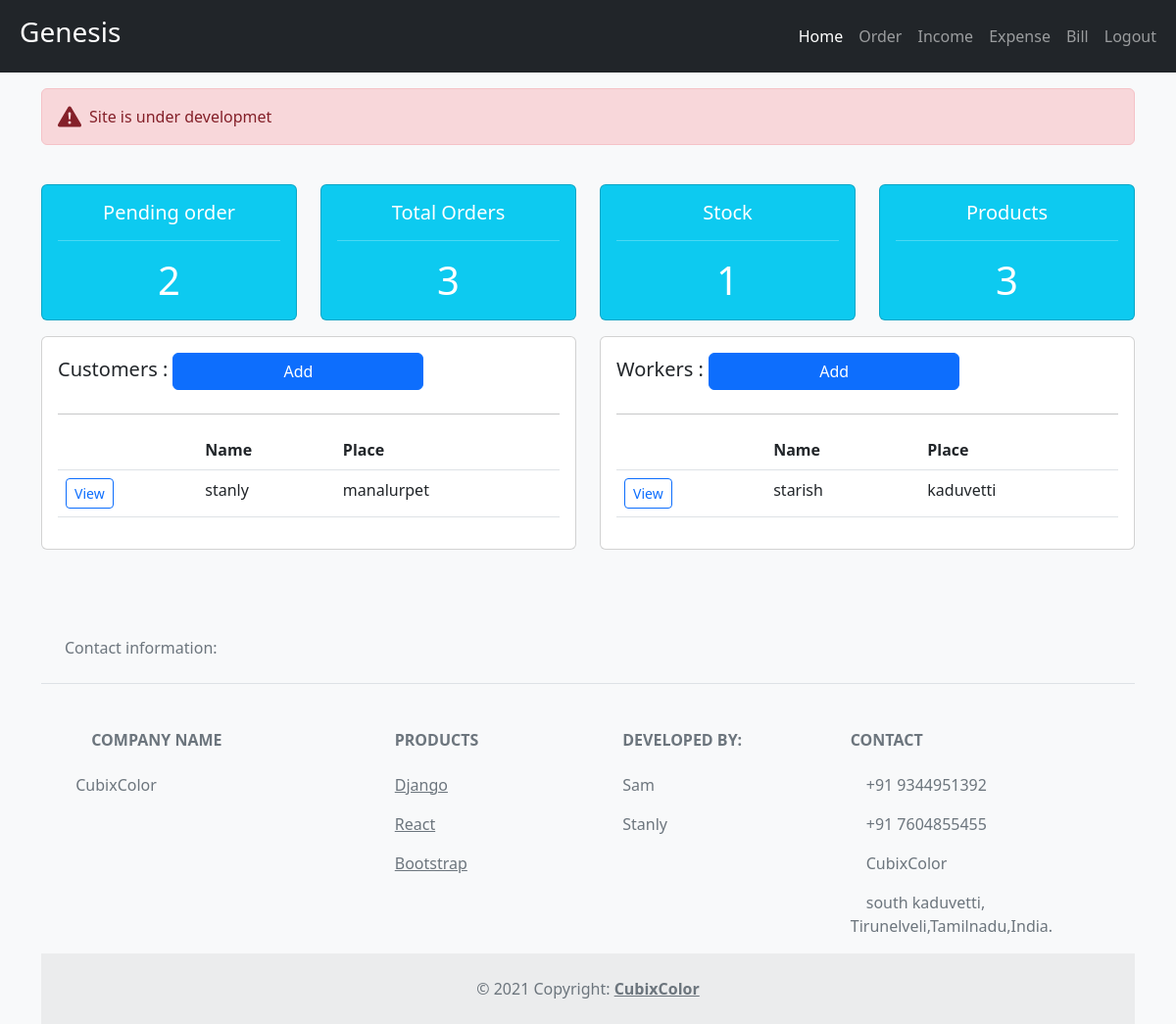
The app's page / (signed in) with its own data.
### app/models.py (models this page shows, shortened)
class Customer(models.Model):
    name=models.CharField(max_length=20,null=True)
    phone=models.CharField(max_length=10,null=True)
    place=models.CharField(max_length=20,blank=True)
    email=models.EmailField(blank=True)

class Worker(models.Model):
    name=models.CharField(max_length=15,null=True)
    phone=models.CharField(max_length=10,null=True)
    place=models.CharField(max_length=20,null=True)
    email=models.EmailField(blank=True)

### app/views.py (the view)
# urls.py: path('',views.home,name='home'),
@login_required(login_url='login')
def home(request):
    no_order=Order.objects.count()
    pending_order=Order.objects.filter(status='Not-Delivered').count()
    customer=Customer.objects.all()
    worker=Worker.objects.all()
    product=Product.objects.all().count()
    stock=Stock.objects.filter(quantity=0).count()
    context={'product':product,'customer':customer,'worker':worker,'pending_order':pending_order,'no_order':no_order,'stock':stock}
    return render(request,'app/home.html',context)

### app/templates/app/home.html
{% extends 'app/main.html' %}
{% block content %}
{% include 'app/status.html' %}
<div class="container">
    <div class="row">
        <div class="col">
            <div class="card card-body mb-3">
                <h5> Customers   :
                    <a href="{%url 'addcus'%}" class="btn btn-primary w-50">Add</a>
                </h5><hr>
                <table class="table">
                    <thead>
                        <tr>
                            <th></th>
                            <th>Name</th>
                            <th>Place</th>
                        </tr>
                    </thead>
                    <tbody>
                        {% for i in customer %}
                        <tr>
                            <td><a href="{% url 'customer' i.id %}"" class="btn btn-outline-primary btn-sm" type="button">View</a></td>
                            <td>{{ i.name }}</td>
                            <td>{{ i.place }}</td>
                        </tr>
                        {% endfor %}
                    </tbody>
                </table>
            </div>
        </div>
        <div class="col">
            <div class="card card-body mb-3">
                <h5> Workers   :
                    {% if request.user.is_staff %}
                    <a href="{%url 'addwor' %}" class="btn btn-primary w-50">Add</a>
                    {% endif %}
                </h5><hr>
                <table class="table">
                    <thead>
                        <tr>
                            <th></th>
                            <th>Name</th>
                            <th>Place</th>
                        </tr>
                    </thead>
                    <tbody>
                        {% for i in worker %}
                        <tr>
                            <td><a href="{% url 'worker' i.id %}" class="btn btn-outline-primary btn-sm">View</a></td>
                            <td>{{ i.name }}</td>
                            <td>{{ i.place }}</td>
                        </tr>
                        {% endfor %}
                    </tbody>
                </table>
            </div>
        </div>
    </div>
{% endblock %}

### records on screen
Customer: name "stanly", place "manalurpet"
Worker: name "starish", place "kaduvetti"

### other values on screen
{{ pending_order }} "2"
{{ no_order }} "3"
{{ stock }} "1"
{{ product }} "3"
